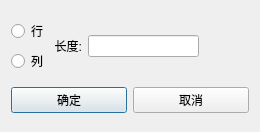
<?xml version="1.0" encoding="UTF-8"?>
<ui version="4.0">
 <class>CSetHWDialog</class>
 <widget class="QDialog" name="CSetHWDialog">
  <property name="geometry">
   <rect>
    <x>0</x>
    <y>0</y>
    <width>260</width>
    <height>132</height>
   </rect>
  </property>
  <property name="windowTitle">
   <string>行高列宽</string>
  </property>
  <layout class="QGridLayout" name="gridLayout">
   <item row="2" column="0">
    <widget class="QPushButton" name="pushbuttonOk">
     <property name="text">
      <string>确定</string>
     </property>
    </widget>
   </item>
   <item row="2" column="1">
    <widget class="QPushButton" name="pushbuttonCancel">
     <property name="text">
      <string>取消</string>
     </property>
    </widget>
   </item>
   <item row="0" column="0" colspan="2">
    <layout class="QHBoxLayout" name="horizontalLayout">
     <property name="rightMargin">
      <number>50</number>
     </property>
     <item>
      <layout class="QVBoxLayout" name="verticalLayout">
       <property name="rightMargin">
        <number>0</number>
       </property>
       <item>
        <widget class="QRadioButton" name="radiobuttonRow">
         <property name="text">
          <string>行</string>
         </property>
        </widget>
       </item>
       <item>
        <widget class="QRadioButton" name="radiobuttonColumn">
         <property name="text">
          <string>列</string>
         </property>
        </widget>
       </item>
      </layout>
     </item>
     <item>
      <widget class="QLabel" name="label">
       <property name="text">
        <string>长度:</string>
       </property>
       <property name="alignment">
        <set>Qt::AlignRight|Qt::AlignTrailing|Qt::AlignVCenter</set>
       </property>
       <property name="buddy">
        <cstring>lineeditNumber</cstring>
       </property>
      </widget>
     </item>
     <item>
      <widget class="QLineEdit" name="lineeditNumber">
       <property name="inputMask">
        <string/>
       </property>
      </widget>
     </item>
    </layout>
   </item>
  </layout>
 </widget>
 <resources/>
 <connections>
  <connection>
   <sender>pushbuttonOk</sender>
   <signal>clicked()</signal>
   <receiver>CSetHWDialog</receiver>
   <slot>accept()</slot>
   <hints>
    <hint type="sourcelabel">
     <x>67</x>
     <y>111</y>
    </hint>
    <hint type="destinationlabel">
     <x>129</x>
     <y>65</y>
    </hint>
   </hints>
  </connection>
  <connection>
   <sender>pushbuttonCancel</sender>
   <signal>clicked()</signal>
   <receiver>CSetHWDialog</receiver>
   <slot>reject()</slot>
   <hints>
    <hint type="sourcelabel">
     <x>191</x>
     <y>111</y>
    </hint>
    <hint type="destinationlabel">
     <x>129</x>
     <y>65</y>
    </hint>
   </hints>
  </connection>
 </connections>
</ui>
